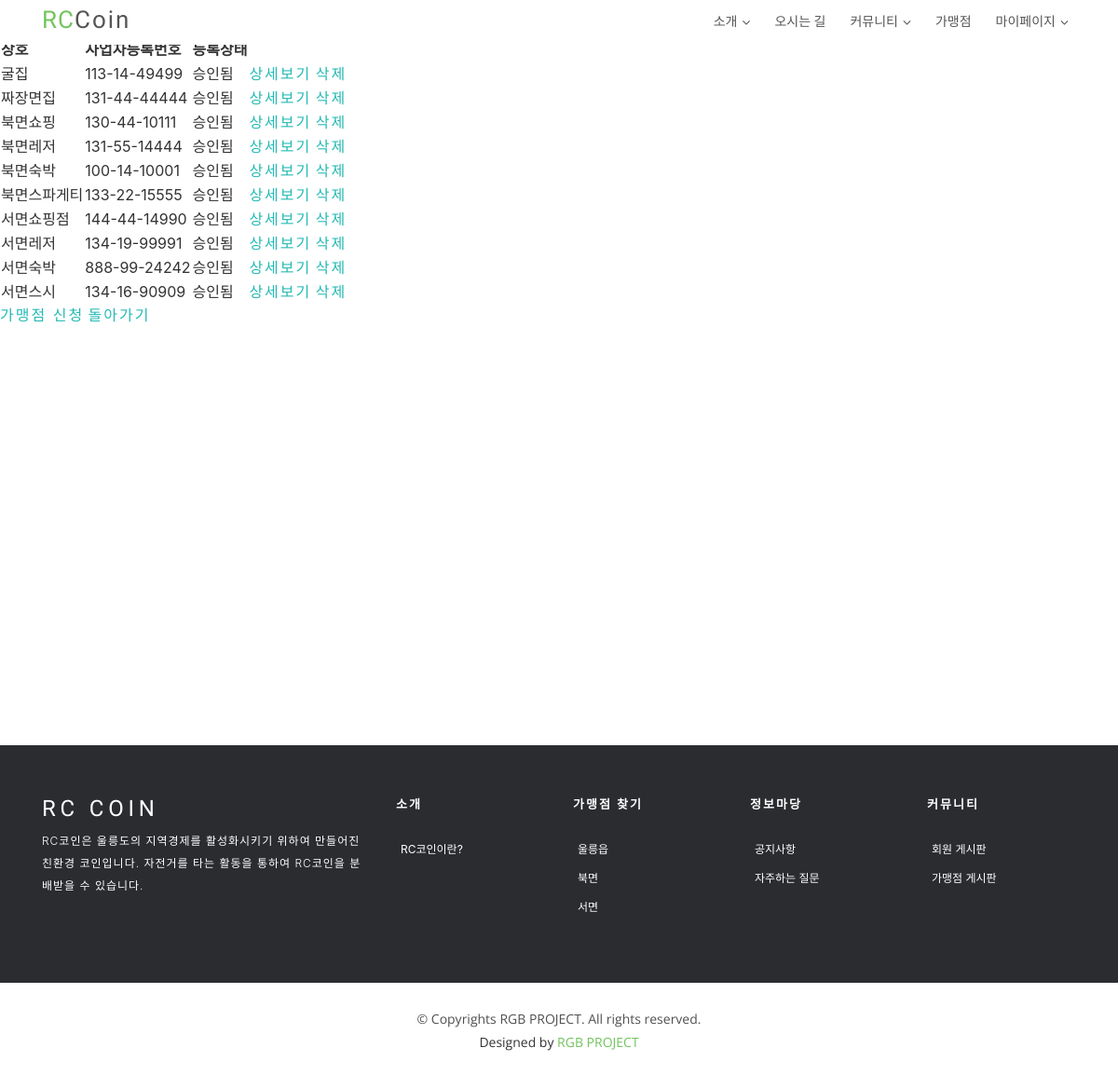
The app's page /store/list/ (signed in) with its own data.
### store/models.py (models this page shows, shortened)
@python_2_unicode_compatible
class Store(models.Model):
    name = models.CharField(max_length=100, null=True)
    corporate_number = models.CharField(max_length=12, null=True)
    representative = models.ForeignKey(User, null=True, on_delete=models.CASCADE)
    category = models.ForeignKey(Category, null=True, on_delete=models.CASCADE)
    location = models.ForeignKey(Location, null=True, on_delete=models.CASCADE)
    address = models.CharField(max_length=100, null=True)
    phone_number = models.CharField(max_length=15, null=True)
    url = models.CharField(max_length=100, null=True)
    opening_hour = models.CharField(max_length=2, null=True)
    opening_minute = models.CharField(max_length=2, null=True)
    closing_hour = models.CharField(max_length=2, null=True)
    closing_minute = models.CharField(max_length=2, null=True)
    description = models.TextField(blank=True)
    registered_date = models.DateTimeField(auto_now_add=True, null=True)
    modified_date = models.DateTimeField(auto_now=True)
    status = models.CharField(max_length=1, null=True)

### store/views.py (the view)
# urls.py: path('list/', StoreMyLV.as_view(), name='myList'),
class StoreMyLV(ListView):
    paginate_by = 10
    context_object_name = 'stores'
    template_name = 'store/myStore_list.html'
    def get_queryset(self):
        queryset = Store.objects.filter(representative=self.request.user.id).order_by('-id')
        return queryset

### templates/store/myStore_list.html
{% extends 'index_base.html' %}
{% load staticfiles %}
{% block content %}
<section id="hero">
    <div>
        <table>
            <tr>
                <th>상호</th>
                <th>사업자등록번호</th>
                <th>등록상태</th>
                <th></th>
            </tr>
            {% for store in stores %}
                {% if store.status != 'd' %}
                <tr>
                    <td>{{ store.name }}</td>
                    <td>{{ store.corporate_number }}</td>
                    <td>
                        {% if store.status == 'a' %}
                        승인됨
                        {% else %}
                        승인대기
                        {% endif %}
                    </td>
                    <td>
                        <a href="{% url 'store:read' store.id %}">상세보기</a>
                        <a href="{% url 'store:delete' store.id %}">삭제</a>
                    </td>
                </tr>
                {% endif %}
            {% endfor %}
        </table>
    </div>
    <div>
        <a href="{% url 'store:add' %}">가맹점 신청</a>
        <a href="{% url 'profile:account_myInfo' user.id %}">돌아가기</a>
    </div>
</section>
{% endblock %}

### static/css/style.css (style rules this page uses)
body { background-color: #fff; color: #333; }
a { letter-spacing: 2px; text-decoration: none; }
#hero { width: 100%; height: calc(100vh - 40px); background: url(../img/hero-bg.png) center bottom no-repeat; background-size: 100%; position: relative; margin-top: 40px; }
@media (min-width: 1025px) { #hero { background-attachment: fixed; } }
a { color: #23bab5; }

### records on screen
Store: name "굴집", corporate_number "113-14-49499", status "승인됨"
Store: name "짜장면집", corporate_number "131-44-44444", status "승인됨"
Store: name "북면쇼핑", corporate_number "130-44-10111", status "승인됨"
Store: name "북면레저", corporate_number "131-55-14444", status "승인됨"
Store: name "북면숙박", corporate_number "100-14-10001", status "승인됨"
Store: name "북면스파게티", corporate_number "133-22-15555", status "승인됨"
Store: name "서면쇼핑점", corporate_number "144-44-14990", status "승인됨"
Store: name "서면레저", corporate_number "134-19-99991", status "승인됨"
Store: name "서면숙박", corporate_number "888-99-24242", status "승인됨"
Store: name "서면스시", corporate_number "134-16-90909", status "승인됨"
